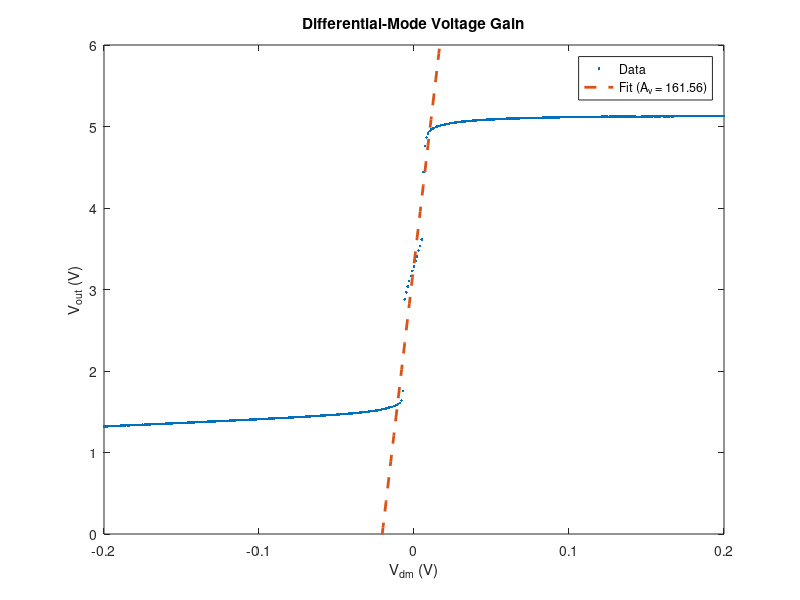
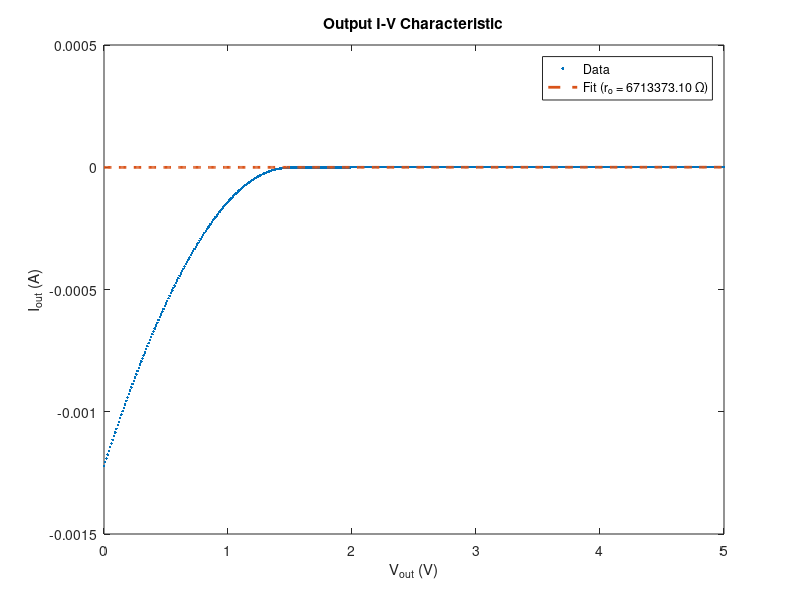
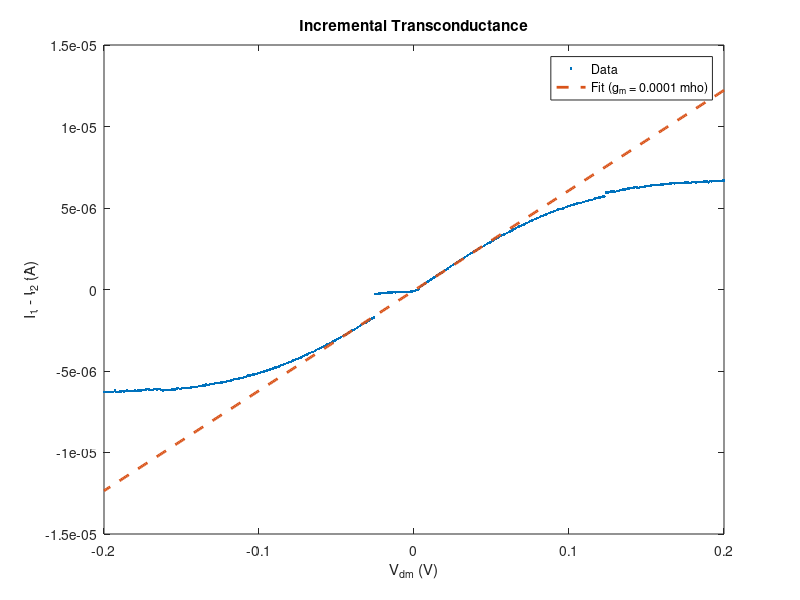

Reproduce these figures in MATLAB, in order.
gain = load("lab6_exp2_vdm_gain.mat");

x = gain.V_dm_25dV;
y = gain.V_out_25dV;

idx = (x > -0.012 & x < 0.012);

p_gain = polyfit(x(idx), y(idx), 1);

figure;
plot(x, y, '.'); hold on;
plot(x, polyval(p_gain, x), '--', 'LineWidth', 2);
xlabel('V_{dm} (V)');
ylabel('V_{out} (V)');
title('Differential-Mode Voltage Gain');
ylim([0,6])

Av = p_gain(1);

legend('Data', sprintf('Fit (A_v = %.2f)', Av), 'Location','best');
%%

iv = load("lab6_exp2_output_IV.mat");

x = iv.V_out_25dV;
y = iv.I_out_25dV;

idx = (x > 1.5);

p_iv = polyfit(x(idx), y(idx), 1);

figure;
plot(x, y, '.'); hold on;
plot(x, polyval(p_iv, x), '--', 'LineWidth', 2);
xlabel('V_{out} (V)');
ylabel('I_{out} (A)');
title('Output I-V Characteristic');

ro = 1 / p_iv(1);

legend('Data', sprintf('Fit (r_o = %.2f \\Omega)', ro), 'Location','best');

%%
trans = load("lab6_exp2_incremental_transconductance.mat");

x = -trans.V_dm_25dV_set;
I1 = trans.I_out_25dV_set;

Ib = mean(I1);
I2 = Ib - I1;

y = I1 - I2;

window = (x > -0.05 & x < 0.05);
bad = (x > -0.03 & x < 0.024);
idx = window & ~bad;

p_gm = polyfit(x(idx), y(idx), 1);

figure;
plot(x, y, '.'); hold on;
plot(x, polyval(p_gm, x), '--', 'LineWidth', 2);
xlabel('V_{dm} (V)');
ylabel('I_1 - I_2 (A)');
title('Incremental Transconductance');

gm = p_gm(1);

legend('Data', sprintf('Fit (g_m = %.4f mho)', gm), 'Location','best');
